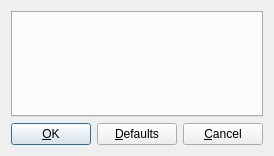
<?xml version="1.0" encoding="UTF-8"?>
<ui version="4.0">
 <class>ConfigurationDlg</class>
 <widget class="QWidget" name="ConfigurationDlg">
  <property name="geometry">
   <rect>
    <x>0</x>
    <y>0</y>
    <width>271</width>
    <height>156</height>
   </rect>
  </property>
  <property name="windowTitle">
   <string>Configuration</string>
  </property>
  <layout class="QVBoxLayout" name="verticalLayout_2">
   <item>
    <layout class="QVBoxLayout" name="verticalLayout">
     <item>
      <widget class="QTabWidget" name="tab_widget">
       <property name="currentIndex">
        <number>-1</number>
       </property>
      </widget>
     </item>
     <item>
      <layout class="QHBoxLayout" name="horizontalLayout">
       <item>
        <widget class="QPushButton" name="ok_button">
         <property name="text">
          <string>&amp;OK</string>
         </property>
         <property name="autoDefault">
          <bool>true</bool>
         </property>
         <property name="default">
          <bool>true</bool>
         </property>
        </widget>
       </item>
       <item>
        <spacer name="horizontalSpacer">
         <property name="orientation">
          <enum>Qt::Horizontal</enum>
         </property>
         <property name="sizeHint" stdset="0">
          <size>
           <width>40</width>
           <height>20</height>
          </size>
         </property>
        </spacer>
       </item>
       <item>
        <widget class="QPushButton" name="defaults_button">
         <property name="text">
          <string>&amp;Defaults</string>
         </property>
         <property name="autoDefault">
          <bool>true</bool>
         </property>
        </widget>
       </item>
       <item>
        <spacer name="horizontalSpacer_2">
         <property name="orientation">
          <enum>Qt::Horizontal</enum>
         </property>
         <property name="sizeHint" stdset="0">
          <size>
           <width>40</width>
           <height>20</height>
          </size>
         </property>
        </spacer>
       </item>
       <item>
        <widget class="QPushButton" name="cancel_button">
         <property name="text">
          <string>&amp;Cancel</string>
         </property>
         <property name="autoDefault">
          <bool>true</bool>
         </property>
        </widget>
       </item>
      </layout>
     </item>
    </layout>
   </item>
  </layout>
 </widget>
 <resources/>
 <connections>
  <connection>
   <sender>ok_button</sender>
   <signal>clicked()</signal>
   <receiver>ConfigurationDlg</receiver>
   <slot>accept()</slot>
   <hints>
    <hint type="sourcelabel">
     <x>30</x>
     <y>137</y>
    </hint>
    <hint type="destinationlabel">
     <x>118</x>
     <y>77</y>
    </hint>
   </hints>
  </connection>
  <connection>
   <sender>defaults_button</sender>
   <signal>clicked()</signal>
   <receiver>ConfigurationDlg</receiver>
   <slot>reset_to_defaults()</slot>
   <hints>
    <hint type="sourcelabel">
     <x>106</x>
     <y>137</y>
    </hint>
    <hint type="destinationlabel">
     <x>118</x>
     <y>77</y>
    </hint>
   </hints>
  </connection>
  <connection>
   <sender>cancel_button</sender>
   <signal>clicked()</signal>
   <receiver>ConfigurationDlg</receiver>
   <slot>reject()</slot>
   <hints>
    <hint type="sourcelabel">
     <x>193</x>
     <y>137</y>
    </hint>
    <hint type="destinationlabel">
     <x>118</x>
     <y>77</y>
    </hint>
   </hints>
  </connection>
 </connections>
</ui>
